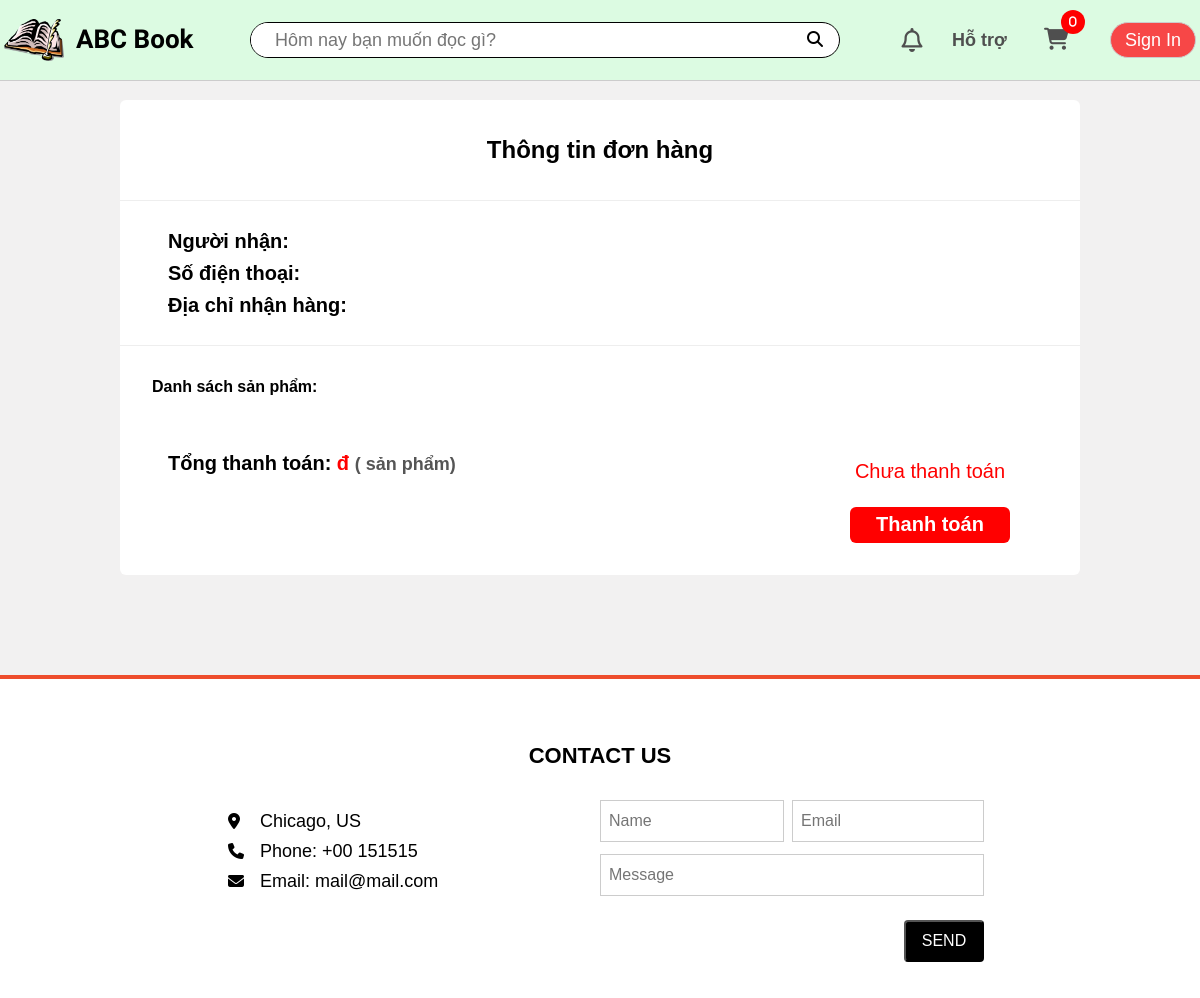
The app's page /order/details/107 (signed in), older data.
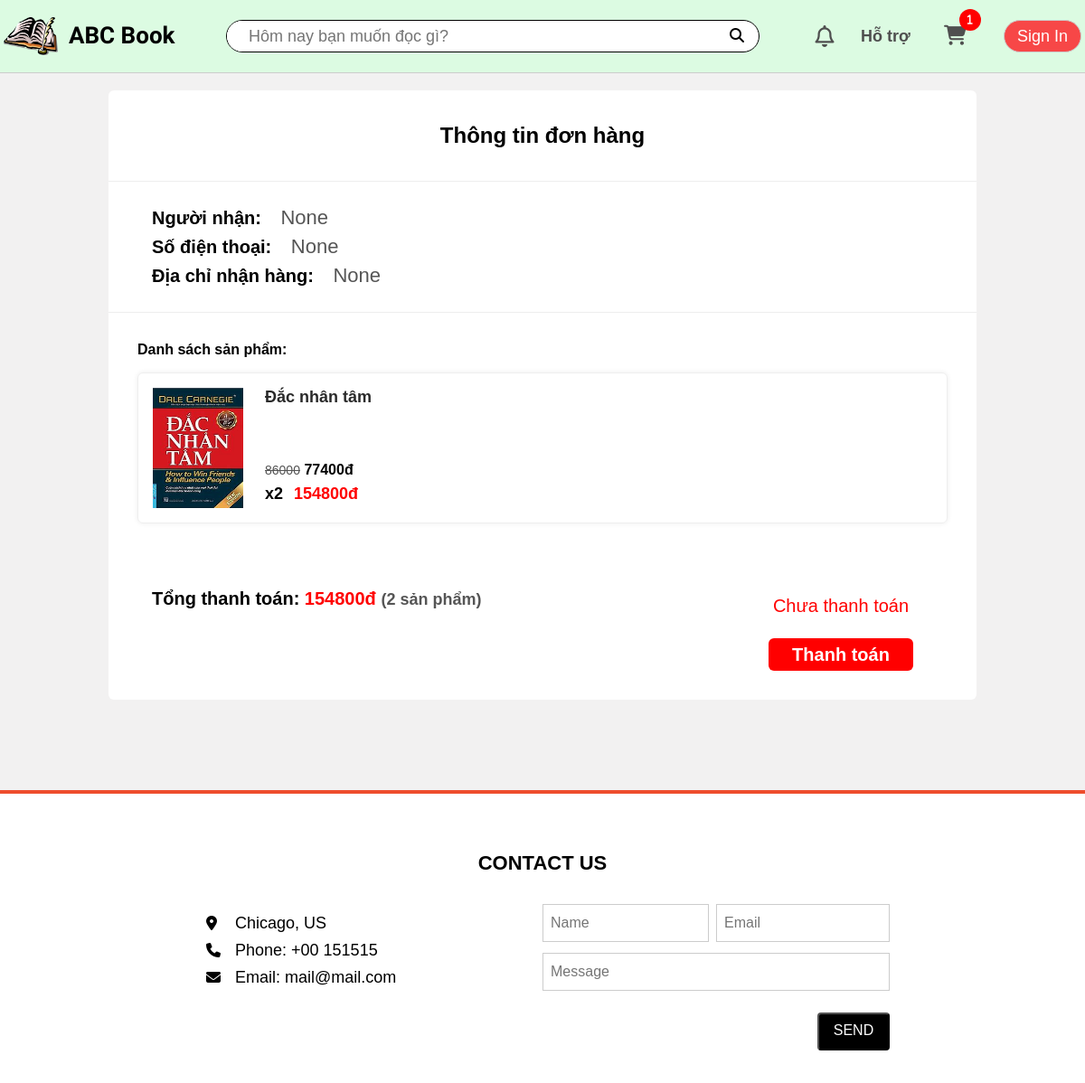
The same page, newer data.
### app/models.py (models this page shows, shortened)
class Cart(models.Model):
    customer = models.OneToOneField(User, on_delete=models.CASCADE, blank=True, null=True)
    def getCartItemsAmount(self):
        cartItems = self.cartitem_set.all()
        total = sum([item.quantity for item in cartItems])
        return total

class CartItem(models.Model):
    product = models.ForeignKey(Product, on_delete=models.SET_NULL, blank=True, null=True)
    cart = models.ForeignKey(Cart, on_delete=models.SET_NULL, blank=True, null=True)
    quantity = models.IntegerField(default=0, null=True, blank=True)
    dateAdded = models.DateTimeField(auto_now_add=True)

class Order(models.Model):
    customer = models.ForeignKey(User, on_delete=models.SET_NULL, blank=True, null=True)
    name = models.CharField(max_length=100, null=True)
    address = models.CharField(max_length=250, null=True)
    phoneNumber = models.CharField(max_length=10, null=True)
    dateOrder = models.DateTimeField(auto_now_add=True)
    complete = models.BooleanField(default=False, null=True, blank=False)
    active = models.BooleanField(default=False)
    isPaid = models.BooleanField(default=False) # Check if the order has been paid
    @property
    def getOrderItemsAmount(self):
        orderitems = self.orderitem_set.all()
        total = sum([item.quantity for item in orderitems])
        return total
    def getOrderTotalPrice(self):
        orderitems = self.orderitem_set.all()
        total = sum([item.get_total for item in orderitems])
        return total

class OrderItem(models.Model):
    product = models.ForeignKey(Product, on_delete=models.SET_NULL, blank=True, null=True)
    order = models.ForeignKey(Order, on_delete=models.SET_NULL, blank=True, null=True)
    quantity = models.IntegerField(default=0, null=True, blank=True)
    dateAdded = models.DateTimeField(auto_now_add=True)
    @property
    def get_total(self):
        return self.product.price * self.quantity

class Product(models.Model):
    name = models.CharField(max_length=100, null=True)
    price = models.IntegerField()
    cost = models.IntegerField()
    image = models.ImageField(upload_to='product', null=True, blank=True)
    publisher = models.CharField(default='N/A', max_length=100, null=True, blank=True)
    author = models.CharField(default='N/A', max_length=100, null=True, blank=True)
    description = models.CharField(default='Người bán chưa cung cấp thông tin mô tả sản phẩm.', max_length=3000, null=True, blank=True)
    slugName = models.SlugField(unique=True, null=True, blank=True)
    CATEGORY_CHOICES = [
        ('category0', 'Nổi bật'),
        ('category1', 'Sách văn học'),
        ('category2', 'Sách kinh tế'),
        ('category3', 'Sách thiếu nhi'),
        ('category4', 'Sách giáo khoa'),
        ('category5', 'Sách ngoại ngữ'),
        ('category6', 'Tâm lý - kĩ năng sống'),
        ('category7', 'Tiểu sử - hồi ký'),
    ]
    category = models.CharField(
        max_length=30,
        choices=CATEGORY_CHOICES,
        default='category0',
    )
    @property
    def imageURL(self):
        try:
            url = self.image.url
        except:
            url = 'static/app/images/icon-camera.png'
        return url

### app/views.py (the view)
# urls.py: path('order/details/<int:order_id>', views.orderDetails, name='order-details'),
def orderDetails(request, order_id):
    if request.user.is_authenticated:
        customer = request.user
        cart, created = Cart.objects.get_or_create(customer=customer)
        try:
            order = get_object_or_404(Order, customer=customer, id=order_id)
            items = order.orderitem_set.all()
        except Http404:
            order = {'get_cart_items':0, 'get_cart_total':0}
            items = []
    else:
        customer = None
        cart = {'getCartItemsAmount': 0}
        order = {'get_cart_items':0, 'get_cart_total':0}
        items = []
    context = {'cart': cart ,'order': order, 'items': items}
    return render(request, 'app/orderdetail.html', context)

### app/models.py (called while the page is built)
    @property
    def avatarURL(self):
        url = '/static/app/images/avatar-icon.png'
        try:
            url = self.avatar.url
        except:
            url = '/static/app/images/avatar-icon.png'
        return url

### app/templates/app/orderdetail.html (shortened to what this page needs)
{% extends 'app/base.html' %}
{% load static %}
{% block title %}
    <link rel="stylesheet" href="{% static 'app/css/orderdetail.css' %}"/>
{% endblock title %}
{% block content %}
    <div class="order-details">
        <h2 class="order-details__heading">Thông tin đơn hàng</h2>
        <div class="customer">
            <h4>Người nhận: <span>{{order.name}}</span></h4>
            <h4>Số điện thoại: <span>{{order.phoneNumber}}</span></h4>
            <h4>Địa chỉ nhận hàng: <span>{{order.address}}</span></h4>
        </div>
        <div class="list-product">
            <h4 class="list-product__heading">Danh sách sản phẩm:</h4>
            {% for item in items %}
                <a class="product" href="{% url 'book' item.product.slugName %}">
                    <img class="product__img" src="{{item.product.imageURL}}">
                    <div class="product__info">
                        <h4 class="info__heading">{{item.product.name}}</h4>
                        <div class="info__body">
                            <div class="info__body-price">
                                <del>{{item.product.cost}}</del>
                                {{item.product.price}}đ
                            </div>
                            <div class="total-price">
                                <div class="total-price__quantity">x{{item.quantity}}</div>
                                <div class="total-price__total">{{item.get_total}}đ</div>
                            </div>
                        </div>
                    </div>
                </a>
            {% endfor %}
        </div>
        <div class="order-details__controls">
            <div class="order-details__bill">
                Tổng thanh toán: <span>{{order.getOrderTotalPrice}}đ</span>
                <label>({{order.getOrderItemsAmount}} sản phẩm)</label>
            </div>
            <div class="order-details__status">
                {% if order.isPaid %}
                    {% if order.complete %}
                        <label style="color: #31af91">Đã hoàn thành</label>
                        <button data-order="{{order.id}}" type="button" disabled class="order-demo-button order__complete complete">
                            <img src="{% static 'app/images/success-icon.png' %}">
                        </button>
                    {% else %}
                        <label style="color: #ff7600">Chưa hoàn thành</label>
                        <button data-order="{{order.id}}" type="button" class="order-demo-button order__complete">Đã nhận hàng</button>
                    {% endif %}
                {% else %}
                    <label style="color: #ff0000">Chưa thanh toán</label>
                    <button data-order="{{order.id}}" type="button" class="order-demo-button order__pay-again">Thanh toán</button>
                {% endif %}
            </div>
        </div>
    </div>
{% endblock content %}

### app/templates/app/base.html (shortened to what this page needs)
{% load static %}
<!DOCTYPE html>
<html lang="en">
<head>
    {% block title %}{% endblock title %}
    <link rel="stylesheet" href="https://cdnjs.cloudflare.com/ajax/libs/font-awesome/6.4.2/css/all.min.css">
    <link rel="stylesheet" href="{% static 'app/css/reset.css' %}"/>
    <link rel="stylesheet" href="{% static 'app/css/base.css' %}"/>
    <link rel="stylesheet" href="{% static 'app/css/responsive.css' %}"/>
</head>
<body>
    <header>
        <div class="header">
            <div class="nav grid">
                <div class="nav__logo">
                    <a href="{% url 'home' %}" class="logo-link">
                        <img class="logo-link__icon pc" src="{% static 'app/images/book-logo.png' %}" alt="">
                        <h2 class="logo-link__heading">ABC Book</h2>
                    </a>
                </div>
                <div class="nav__search">
                    <input id="search-input" class="search__input tablet pc" type="text" placeholder="Hôm nay bạn muốn đọc gì?">
                    <button id="search-button" type="button" class="search__btn">
                        <i class="fa-solid fa-magnifying-glass"></i>
                    </button>
                </div>
                <div class="nav__notify pc tablet">
                    <div class="nav__notify-icon">
                        <a href="{% url 'notifications' %}" class="nav__notify-link">
                            <i class="fa-regular fa-bell"></i>
                        </a>
                    </div>
                </div>
                <div class="nav__support pc tablet">
                    <a href="" class="nav__support-link">Hỗ trợ</a>
                </div>
                <div class="nav__cart pc tablet">
                    <a href="{% url 'cart' %}" class="nav__cart-link">
                        <i class="fa-solid fa-cart-shopping"><div class="nav__cart-quantity">{{cart.getCartItemsAmount}}</div></i>
                    </a>
                </div>
                <div class="nav__user">
                    <button type="button" id="sign-btn" class="sign-btn">Sign In</button>
                </div>
            </div>
        </div>
    </header>
    {% block content %}{% endblock content %}
    {% block footer %}
        <footer class="footer">
            <div class="wrapper">
                <h2 class="heading">CONTACT US</h2>
                <div class="contact">
                    <div class="contact__info">
                        <ul style="list-style: none;">
                            <li><i class="fa-solid fa-location-dot"></i>Chicago, US</li>
                            <li><i class="fa fa-phone"></i>Phone: +00 151515</li>
                            <li><i class="fa fa-envelope"></i>Email: mail@mail.com</li>
                        </ul>
                    </div>
                    <div class="contact__form">
                        <div class="form__input"><input type="text" placeholder="Name" ></div>
                        <div class="form__input"><input type="text" placeholder="Email"></div>
                        <div class="form__message"><input type="text" placeholder="Message"></div>
                        <button type="button" class="form__send-btn">SEND</button>
                    </div>
                </div>
            </div>
        </footer>
    {% endblock footer %}
</body>
</html>

Row changes from the older to the newer data that the page shows:
computed for Cart: getCartItemsAmount "0" → "1"
added Order: name "None", phoneNumber "None", address "None", getOrderTotalPrice "154800", getOrderItemsAmount "2"
added OrderItem: product.imageURL (picture), product.name "Đắc nhân tâm", product.cost "86000", product.price "77400", quantity "2", get_total "154800"
